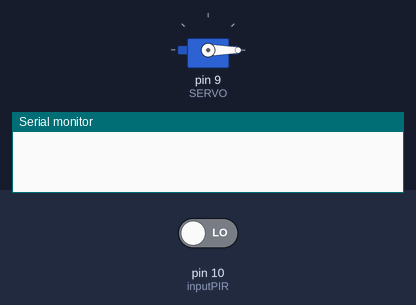
A sketch run on a simulated Arduino Uno, built with avr-gcc and run on an emulated ATmega328P. Shown: servo, the last lines printed to the serial monitor. The test bench sets the inputs (shaded band); at power-on: pin 10 (inputPIR) LOW.

Above: at 1.2 s.
1.3 s: pin 10 (inputPIR) driven HIGH
At 2.06 s:
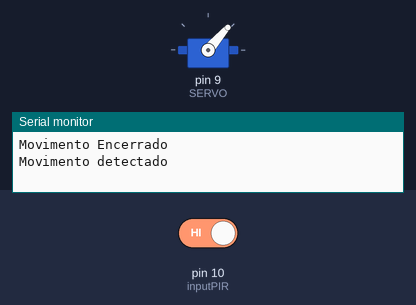
At 3.4 s:
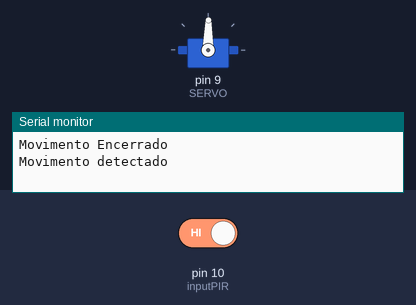
4.3 s: pin 10 (inputPIR) driven LOW
At 4.71 s:
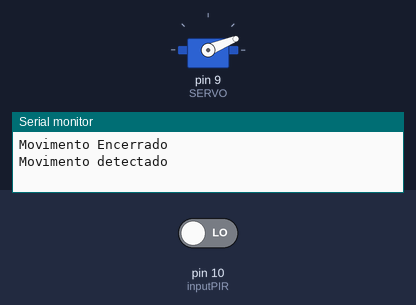
Timing chart, 0 to 7.3 s (numbered marks = the images above; inputs shaded):
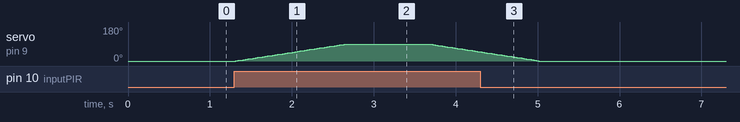

The sketch:

servo_com_pir.ino
```cpp
#include <Servo.h>
#define SERVO 9

Servo s;
int pos;
int inputPIR = 10;
int pirState = HIGH;
int PIR = 0;
int led = 13;

void setup() {

  Serial.begin(9600);
  s.attach(SERVO);
  s.write(0); // Inicia motor posição zero

}

void loop() {

  PIR = digitalRead(inputPIR);

  if (PIR == HIGH) {
    if (pirState  == LOW) {

    	Serial.println("Movimento detectado");

      	  	for(pos = 0; pos < 90; pos++) {
   				s.write(pos);
                digitalWrite(led, HIGH);
  				delay(15);
          	}
      		delay(1000);

 			for(pos = 90; pos >= 0; pos--){
    			s.write(pos);
              	digitalWrite(led, LOW);
    			delay(15);
  			}
           	pirState = HIGH;
    } else {
      	if (pirState == HIGH) {
          	Serial.println("Movimento Encerrado");
          	pirState = LOW;
        }
    }
 }


}
```

Measured:
- after the input at 1.3 s, servo on pin 9 (SERVO): rises from 0° to 90° in 2.3 s, then falls to 48° in 0.63 s
- after the input at 4.3 s, servo on pin 9 (SERVO): goes on until 5.0 s, then stays 0°
